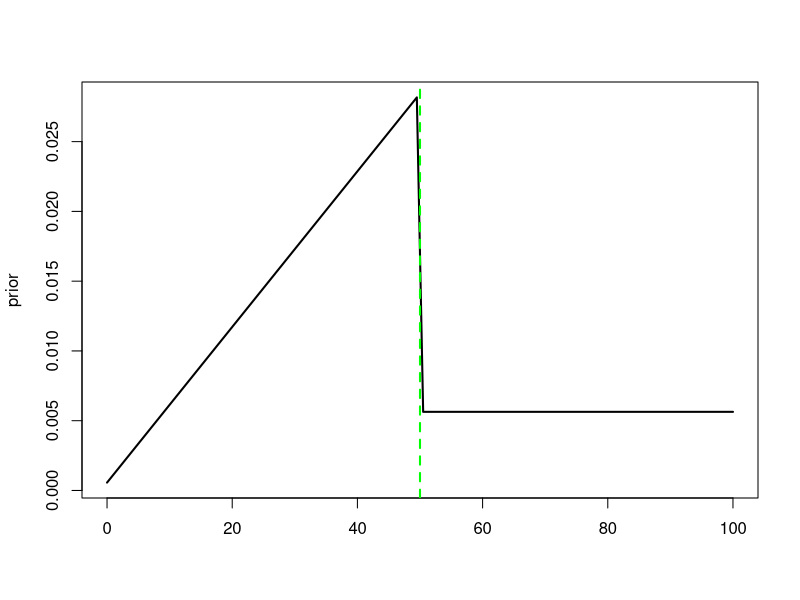
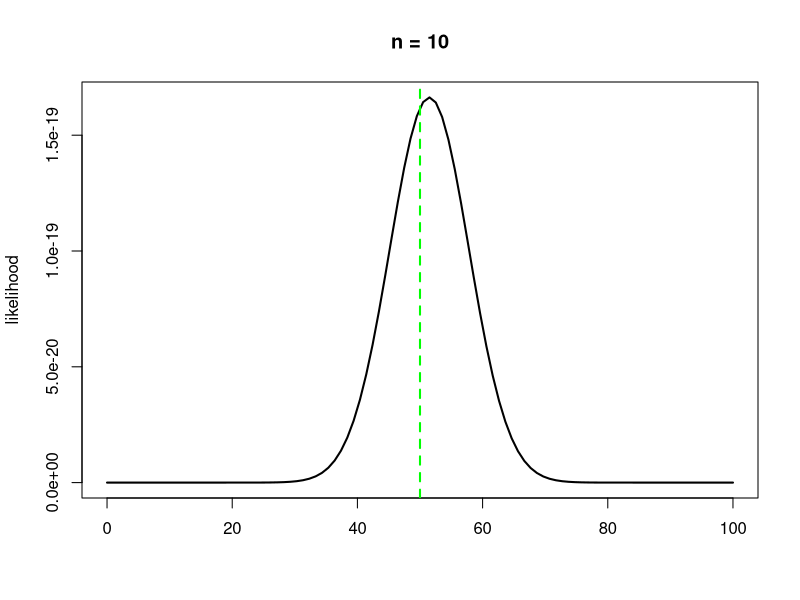
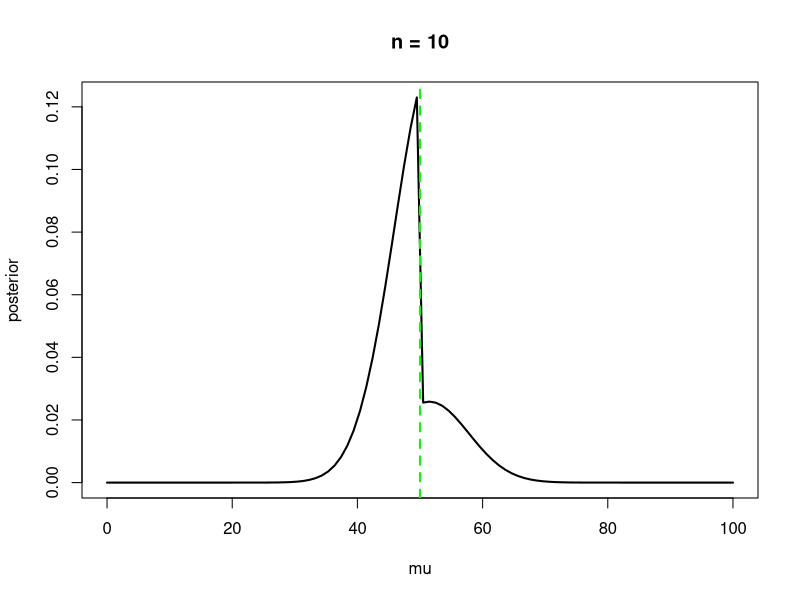

Write R code to recreate these figures, in order.
## ---- chunk 1
#clear work space
rm(list=ls())
#set random seed
set.seed(123)
## ---- chunk 2
# simulation parameters
nObs = 10
muTrue = 50
sigTrue = 20

# build grid
nGridPoints = 100
muGridMin = 0
muGridMax = 100
muGrid = seq(muGridMin, muGridMax,length.out = nGridPoints)
muGridSize = (muGridMax - muGridMin) / nGridPoints
## ---- chunk 3
# compute posterior
computePost = function(data, sigTrue, prior){
  #initialize posterior matrix
  post = rep(-1, nGridPoints )
  #fill out the posterior
  for (t in 1:nGridPoints) {
      muVal = muGrid[t]
      #compute data likelihood
      loglike = sum(log(dnorm(data, muVal, sigTrue)))
      # update posterior matrix cell
      post[t] =  exp(loglike) * prior[t]
    }
  # normalize the posterior & return
  post = post / ( sum(post) * muGridSize)
  return(post)
}

# compute likelihood
computeLike = function(data, sigTrue, prior){
  #initialize likelihood matrix
  like = rep(-1, nGridPoints )
  #fill out the likelihood
  for (t in 1:nGridPoints) {
    muVal = muGrid[t]
    #compute data likelihood
    like[t] = prod(dnorm(data, muVal, sigTrue))
  }
  return(like)
}
## ---- chunk 4
# define priors for mu
muPrior = 1:nGridPoints
muPrior[muPrior>50] = 10
muPrior = muPrior / ( sum(muPrior) * muGridSize )

# simulate dataset
data = rnorm(nObs, muTrue, sigTrue)
# compute posterior
post = computePost(data, sigTrue, muPrior)
# compute likelihood
likeh = computeLike(data, sigTrue, muPrior)

plot(muGrid, muPrior, type="l", lwd=2,
     xlab = "", ylab = "prior")
abline(v=muTrue, lwd = 2, lty = 2, col="green")
## ---- chunk 5
plot(muGrid, likeh, type="l", lwd=2,
     xlab = "", ylab = "likelihood",
     main = "n = 10")
abline(v=muTrue, lwd = 2, lty = 2, col="green")
## ---- chunk 6
plot(muGrid,post, type="l", lwd=2,
     xlab = "mu", ylab = "posterior",
     main = "n = 10")
abline(v=muTrue, lwd = 2, lty = 2, col="green")
